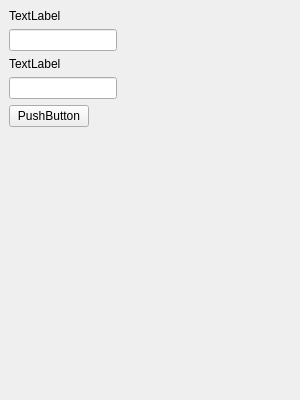
<?xml version="1.0" encoding="UTF-8"?>
<ui version="4.0">
 <class>MainWindow</class>
 <widget class="QMainWindow" name="MainWindow">
  <property name="geometry">
   <rect>
    <x>0</x>
    <y>0</y>
    <width>300</width>
    <height>400</height>
   </rect>
  </property>
  <property name="windowTitle">
   <string>MainWindow</string>
  </property>
  <widget class="QWidget" name="centralwidget">
   <property name="enabled">
    <bool>true</bool>
   </property>
   <layout class="QVBoxLayout" name="verticalLayout_2">
    <item>
     <layout class="QFormLayout" name="formLayout">
      <item row="0" column="0">
       <widget class="QLabel" name="label_2">
        <property name="text">
         <string>TextLabel</string>
        </property>
       </widget>
      </item>
      <item row="1" column="0">
       <widget class="QLineEdit" name="lineEdit_2"/>
      </item>
      <item row="2" column="0">
       <widget class="QLabel" name="label">
        <property name="text">
         <string>TextLabel</string>
        </property>
       </widget>
      </item>
      <item row="3" column="0">
       <widget class="QLineEdit" name="lineEdit"/>
      </item>
      <item row="4" column="0">
       <widget class="QPushButton" name="pushButton">
        <property name="text">
         <string>PushButton</string>
        </property>
       </widget>
      </item>
     </layout>
    </item>
   </layout>
  </widget>
 </widget>
 <resources/>
 <connections/>
</ui>
